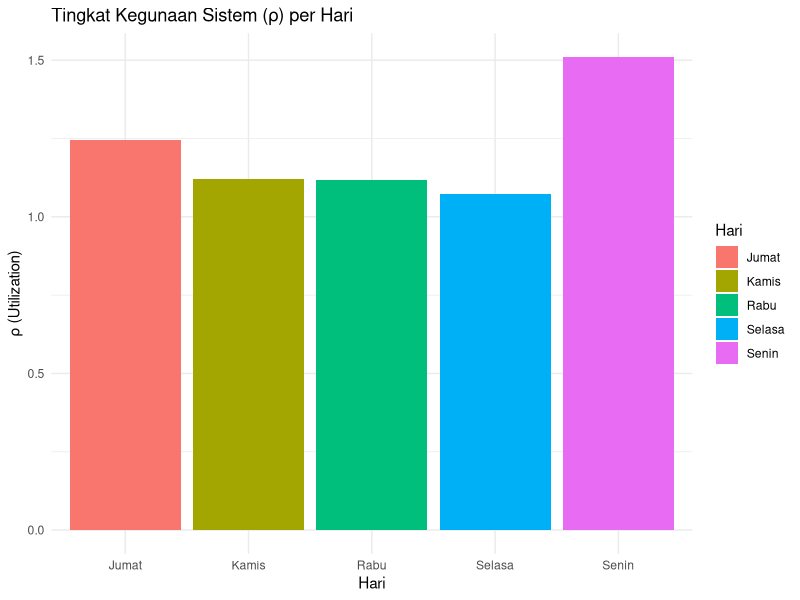
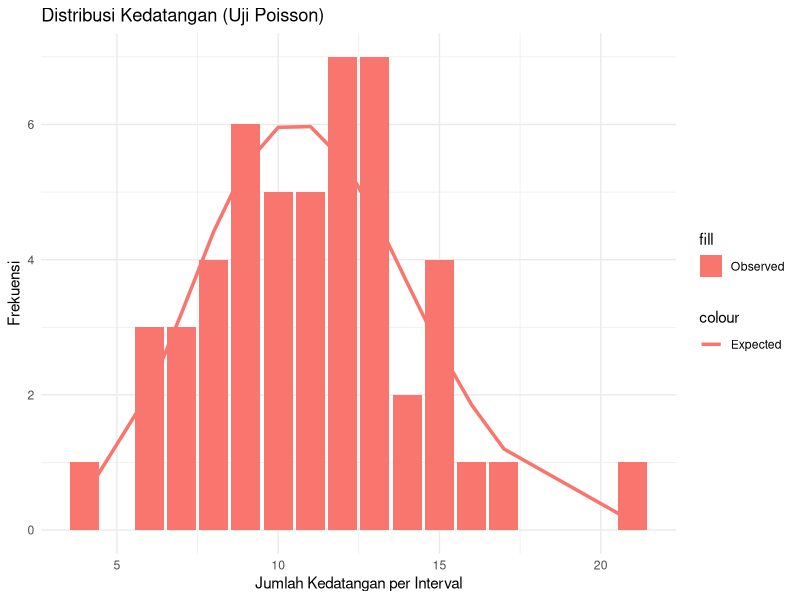
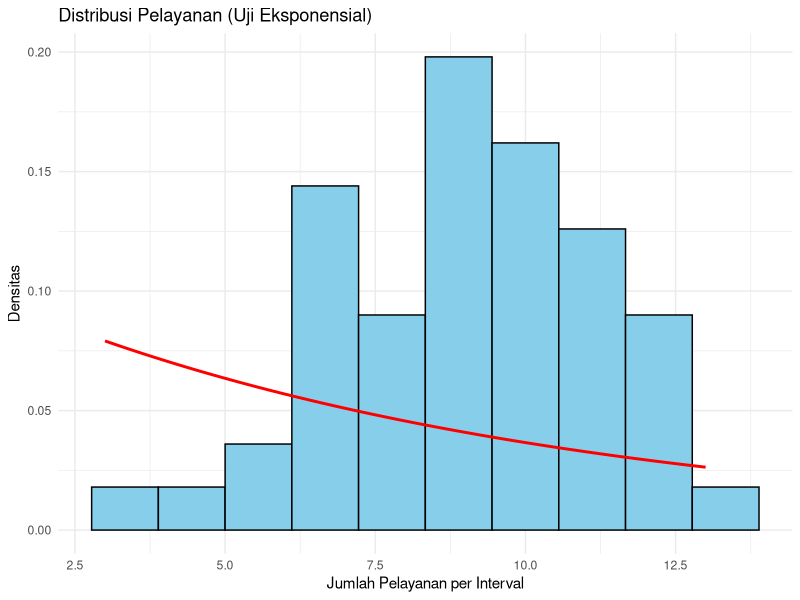

The R script that drew these images, in order:
## ---- chunk 1
data <- data.frame(
  Hari = rep(c("Senin", "Selasa", "Rabu", "Kamis", "Jumat"), each = 10),
  Waktu = rep(c("0-15", "15-30", "30-45", "45-60", "60-75", "75-90", 
                "90-105", "105-120", "120-135", "135-150"), 5),
  Kedatangan = c(
    # Senin
    16, 7, 12, 15, 14, 12, 15, 17, 21, 13,
    # Selasa
    13, 9, 10, 6, 12, 9, 11, 11, 11, 12,
    # Rabu
    8, 13, 11, 4, 7, 9, 8, 9, 7, 10,
    # Kamis
    8, 15, 8, 9, 9, 13, 12, 15, 10, 13,
    # Jumat
    6, 10, 13, 12, 10, 6, 14, 13, 12, 11
  ),
  Pelayanan = c(
    # Senin
    12, 7, 7, 11, 10, 11, 8, 10, 11, 7,
    # Selasa
    9, 9, 9, 7, 12, 9, 10, 9, 12, 11,
    # Rabu
    7, 8, 11, 3, 7, 8, 8, 9, 7, 9,
    # Kamis
    8, 13, 6, 9, 9, 12, 10, 12, 10, 11,
    # Jumat
    4, 7, 10, 10, 9, 6, 10, 11, 10, 9
  )
)
## ---- chunk 2
library(dplyr)

rekap <- data %>%
  group_by(Hari) %>%
  summarise(
    total_kedatangan = sum(Kedatangan),
    total_pelayanan = sum(Pelayanan)
  ) %>%
  mutate(
    waktu_pengamatan_jam = 2.5,                 # 150 menit = 2.5 jam
    lambda = total_kedatangan / waktu_pengamatan_jam,  # tingkat kedatangan (orang/jam)
    mu = total_pelayanan / waktu_pengamatan_jam,        # tingkat pelayanan (orang/jam)
    rho = lambda / mu,                                   # tingkat kegunaan sistem
    Lq = (lambda^2) / (mu * (mu - lambda)),              # rata-rata nasabah dalam antrian
    Ls = lambda / (mu - lambda),                         # rata-rata nasabah dalam sistem
    Wq_jam = 1 /(mu - lambda),                                # waktu tunggu rata-rata (jam)
    Ws_jam = lambda / (mu * (mu - lambda)),                   # waktu dalam sistem (jam)
    Wq_menit = Wq_jam * 60,                              # konversi ke menit
    Ws_menit = Ws_jam * 60,                              # konversi ke menit
    P0 = 1 - rho,                                        # probabilitas server kosong
    Pn_ge2 = 1 - (P0 + P0*rho + P0*(rho^2))              # probabilitas ≥2 pelanggan
  )
## ---- chunk 3
cat("\n=== HASIL ANALISIS SISTEM ANTRIAN (Konversi ke Menit) ===\n")
print(rekap[, c("Hari", "lambda", "mu", "rho", "Lq", "Ls", "Wq_menit", "Ws_menit", "P0", "Pn_ge2")])
## ---- chunk 4
library(ggplot2)

ggplot(rekap, aes(x = Hari, y = rho, fill = Hari)) +
  geom_col() +
  labs(title = "Tingkat Kegunaan Sistem (ρ) per Hari",
       y = "ρ (Utilization)", x = "Hari") +
  theme_minimal()
## ---- chunk 5
kedatangan_all <- data$Kedatangan
lambda_est <- mean(kedatangan_all)

freq_obs <- table(kedatangan_all)
val <- as.numeric(names(freq_obs))
freq_exp <- dpois(val, lambda_est) * length(kedatangan_all)

chi_kedatangan <- chisq.test(x = freq_obs, p = dpois(val, lambda_est), rescale.p = TRUE)

cat("\n=== Uji Distribusi Poisson untuk Kedatangan ===\n")
cat("λ (rata-rata kedatangan):", lambda_est, "\n")
print(chi_kedatangan)
## ---- chunk 6
ggplot(data.frame(x = val, obs = as.numeric(freq_obs), exp = freq_exp),
       aes(x = x)) +
  geom_col(aes(y = obs, fill = "Observed")) +
  geom_line(aes(y = exp, color = "Expected"), linewidth = 1.2) +
  labs(title = "Distribusi Kedatangan (Uji Poisson)",
       x = "Jumlah Kedatangan per Interval", y = "Frekuensi") +
  theme_minimal()
## ---- chunk 7
pelayanan_all <- data$Pelayanan
rate_est <- 1 / mean(pelayanan_all)

cat("\n=== Uji Distribusi Eksponensial untuk Pelayanan ===\n")
ks_pelayanan <- ks.test(pelayanan_all, "pexp", rate = rate_est)
print(ks_pelayanan)
## ---- chunk 8
ggplot(data.frame(x = pelayanan_all), aes(x)) +
  geom_histogram(aes(y = ..density..), bins = 10, fill = "skyblue", color = "black") +
  stat_function(fun = dexp, args = list(rate = rate_est), color = "red", linewidth = 1) +
  labs(title = "Distribusi Pelayanan (Uji Eksponensial)",
       x = "Jumlah Pelayanan per Interval", y = "Densitas") +
  theme_minimal()
